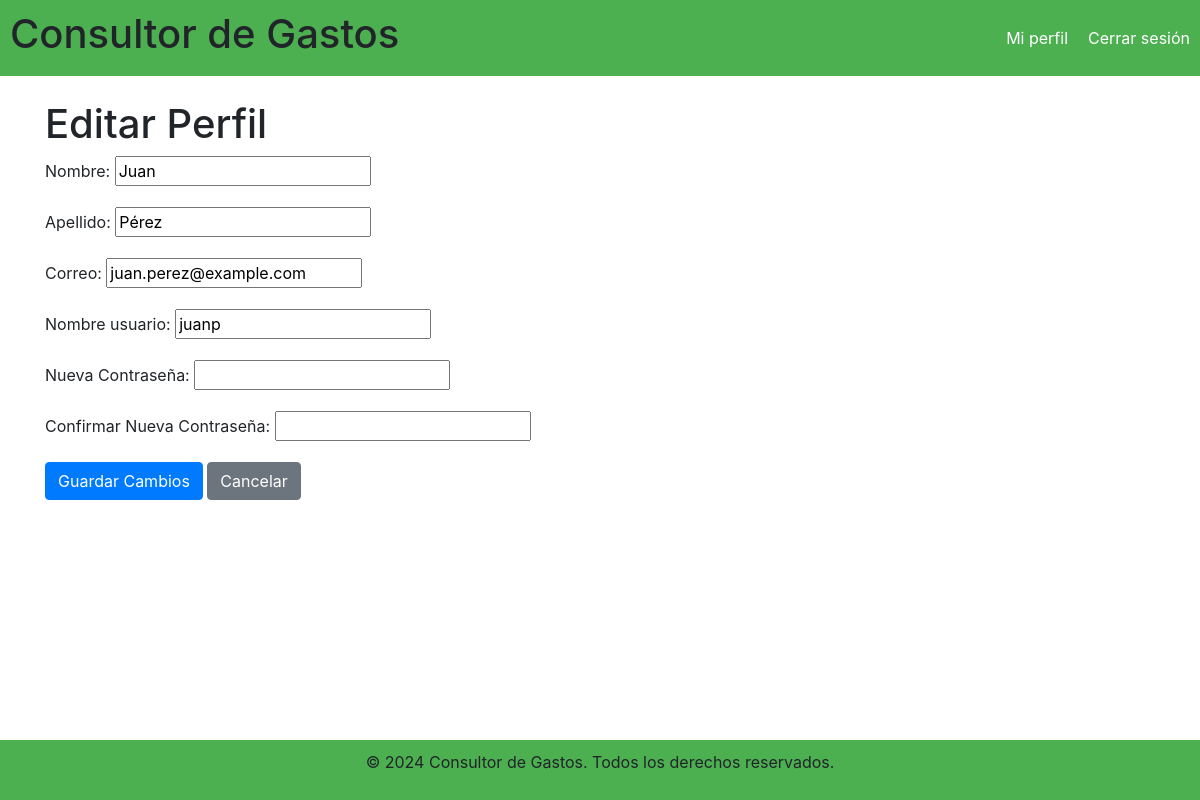
The page /gastos/editar-perfil/ (signed in) on the database its author committed.
### bills/models.py (models this page shows, shortened)
class Usuario(models.Model):
    id = models.AutoField(primary_key=True)
    nombre = models.CharField(max_length=100)
    apellido = models.CharField(max_length=100)
    correo = models.EmailField(unique=True)
    contraseña = models.CharField(max_length=100)  # Considera usar un hash para seguridad
    nombre_usuario = models.CharField(max_length=100, unique=True)

### bills/views.py (the view)
# urls.py: path('editar-perfil/', views.editar_perfil, name='editar_perfil'),
def editar_perfil(request):
    user = get_object_or_404(Usuario, id=request.session['usuario_id'])  # Obtén el usuario actual
    if request.method == 'POST':
        form = UsuarioForm(request.POST, instance=user)
        if form.is_valid():
            nueva_contrasena = form.cleaned_data.get("nueva_contrasena")
            if nueva_contrasena:
                user.contraseña = nueva_contrasena  # Almacena la contraseña como un hash
            form.save()  # Guarda la información actualizada
            return redirect('perfil')  # Redirecciona a la vista de perfil o donde desees
    else:
        form = UsuarioForm(instance=user)  # Carga el formulario con los datos del usuario actual
    return render(request, 'bills/editar_perfil.html', {'form': form})

### bills/forms.py (shortened to what this page needs)
class UsuarioForm(forms.ModelForm):
    nueva_contrasena = forms.CharField(
        max_length=100,
        required=False,
        widget=forms.PasswordInput,
        label="Nueva Contraseña"
    )
    confirmar_contrasena = forms.CharField(
        max_length=100,
        required=False,
        widget=forms.PasswordInput,
        label="Confirmar Nueva Contraseña"
    )
    class Meta:
        model = Usuario
        fields = ['nombre', 'apellido', 'correo', 'nombre_usuario', 'nueva_contrasena', 'confirmar_contrasena']

### bills/templates/bills/editar_perfil.html (shortened to what this page needs)
{% extends "bills/base.html" %}
{% block content %}
<!DOCTYPE html>
<html lang="es">
<head>
    <link rel="stylesheet" href="https://stackpath.bootstrapcdn.com/bootstrap/4.5.2/css/bootstrap.min.css">
</head>
<body>
    <div class="container">
        <h1>Editar Perfil</h1>
        <form method="post">
            {{ form.as_p }}
            <button type="submit" class="btn btn-primary">Guardar Cambios</button>
            <button type="submit" href="../../gastos/perfil" class="btn btn-secondary">Cancelar</button>
        </form>
    </div>
</body>
</html>
{% endblock %}

### bills/templates/bills/base.html (style rules this page uses)
body { font-family: Arial, sans-serif; margin: 0; padding: 0; display: flex; flex-direction: column; height: 100vh; }
h1 { margin: 0; }

### rows shown on the page
Usuario: nombre "Juan", apellido "Pérez", correo "juan.perez@example.com", nombre_usuario "juanp"
